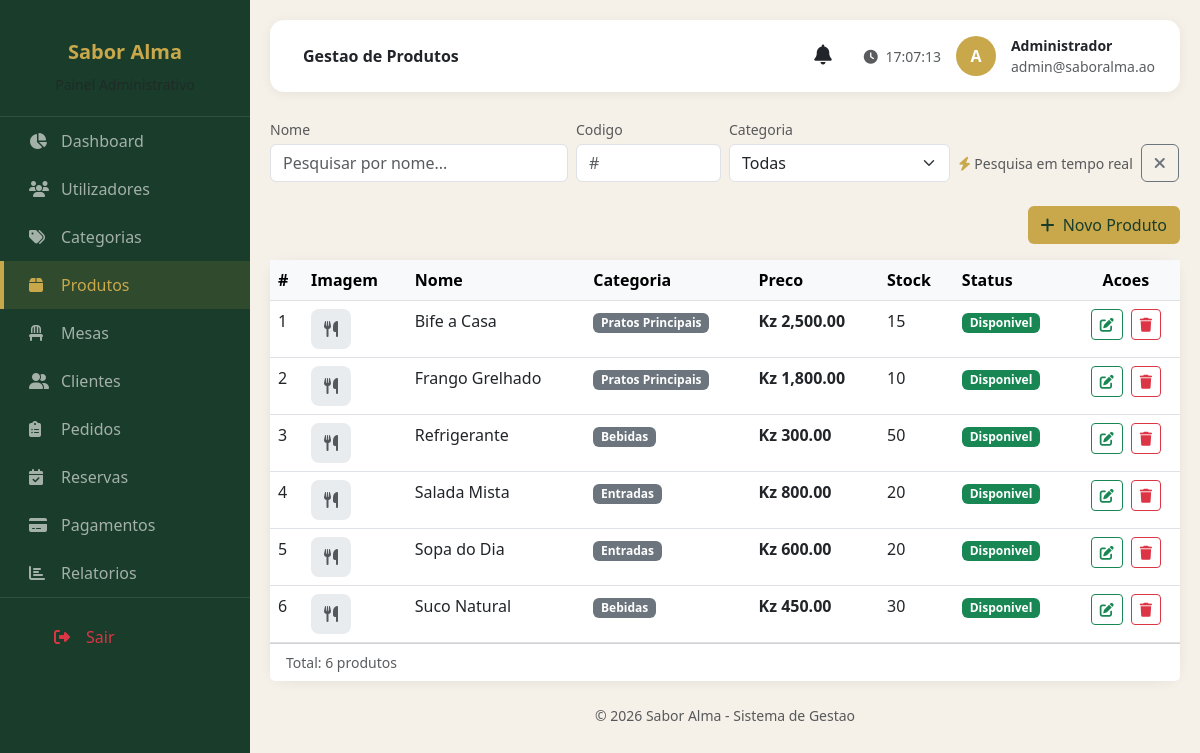
/views/admin/produtos.php (signed in), run on the app's committed database.
### tables this page shows
CREATE TABLE utilizadores (
    id INT AUTO_INCREMENT PRIMARY KEY,
    perfil_id INT NOT NULL,
    nome VARCHAR(100) NOT NULL,
    email VARCHAR(150) NOT NULL UNIQUE,
    senha VARCHAR(255) NOT NULL,
    telefone VARCHAR(20),
    estado ENUM('Ativo', 'Inativo') NOT NULL DEFAULT 'Ativo',
    token_recuperacao VARCHAR(100),
    token_recuperacao_expira DATETIME,
    lembrar_selector VARCHAR(20),
    lembrar_validador_hash VARCHAR(64),
    lembrar_expira DATETIME,
    criado_em DATETIME NOT NULL DEFAULT CURRENT_TIMESTAMP,
    FOREIGN KEY (perfil_id) REFERENCES perfis(id) ON DELETE RESTRICT
);

CREATE TABLE produtos (
    id INT AUTO_INCREMENT PRIMARY KEY,
    categoria_id INT NOT NULL,
    nome VARCHAR(100) NOT NULL,
    descricao TEXT,
    preco DECIMAL(10, 2) NOT NULL,
    estoque INT NOT NULL DEFAULT 0,
    imagem VARCHAR(255),
    estado ENUM('Disponivel', 'Esgotado', 'Indisponivel') NOT NULL DEFAULT 'Disponivel',
    criado_em DATETIME NOT NULL DEFAULT CURRENT_TIMESTAMP,
    FOREIGN KEY (categoria_id) REFERENCES categorias(id) ON DELETE RESTRICT
);

CREATE TABLE categorias (
    id INT AUTO_INCREMENT PRIMARY KEY,
    nome VARCHAR(60) NOT NULL,
    descricao VARCHAR(255),
    estado ENUM('Ativo', 'Inativo') NOT NULL DEFAULT 'Ativo',
    criado_em DATETIME NOT NULL DEFAULT CURRENT_TIMESTAMP
);

### config/Sessao.php (called while the page is built, shortened)
<?php
class Sessao
{
    public static function utilizadorAtual(): ?array
    {
        return $_SESSION['utilizador'] ?? null;
    }
    public static function exigirPerfil(string ...$perfis): array
    {
        $utilizador = self::utilizadorAtual();
        return $utilizador;
    }
}

### models/Model.php (called while the page is built, shortened)
<?php
abstract class Model
{
    protected PDO $pdo;
    protected string $tabela;
    public function __construct()
    {
        $this->pdo = Database::getConexao();
    }
    public function buscarPorId(int $id): array|false
    {
        $stmt = $this->pdo->prepare("SELECT * FROM {$this->tabela} WHERE id = ?");
        $stmt->execute([$id]);
        return $stmt->fetch();
    }
}

### config/Database.php (called while the page is built, shortened)
<?php
class Database
{
    private static ?PDO $conexao = null;
    public static function getConexao(): PDO
    {
        if (self::$conexao === null) {
            $config = require __DIR__ . '/config.php';
            $dsn = "mysql:host={$config['host']};dbname={$config['nome']};charset={$config['charset']}";
            self::$conexao = new PDO($dsn, $config['utilizador'], $config['senha'], [
                PDO::ATTR_ERRMODE => PDO::ERRMODE_EXCEPTION,
                PDO::ATTR_DEFAULT_FETCH_MODE => PDO::FETCH_ASSOC,
                PDO::ATTR_EMULATE_PREPARES => false,
            ]);
        }
        return self::$conexao;
    }
}

### inicializar.php (called while the page is built, shortened)
<?php
require_once __DIR__ . '/config/Database.php';
require_once __DIR__ . '/config/Sessao.php';
require_once __DIR__ . '/config/Validador.php';
require_once __DIR__ . '/models/Model.php';
if (Sessao::estaLogado()) {
    $utilizadorSessao = (new UsuarioModel())->buscarPorId(Sessao::utilizadorAtual()['id']);
}

### config/Validador.php (called while the page is built, shortened)
<?php
class Validador
{
    public static function texto(?string $valor): string
    {
        return trim($valor ?? '');
    }
    public static function inteiro(mixed $valor): int|false
    {
        return filter_var($valor, FILTER_VALIDATE_INT);
    }
}

### models/ProdutoModel.php (called while the page is built, shortened)
<?php
require_once __DIR__ . '/Model.php';
class ProdutoModel extends Model
{
    public function pesquisar(?string $nome, ?int $codigo, ?int $categoriaId, int $pagina = 1, int $porPagina = 10): array
    {
        $condicoes = 'WHERE 1 = 1';
        $parametros = [];
        $totalStmt = $this->pdo->prepare(
            "SELECT COUNT(*) FROM produtos p JOIN categorias c ON c.id = p.categoria_id $condicoes"
        );
        $totalStmt->execute($parametros);
        $total = (int) $totalStmt->fetchColumn();
        $pagina = max(1, $pagina);
        $porPagina = max(1, $porPagina);
        $offset = ($pagina - 1) * $porPagina;
        $sql = "SELECT p.*, c.nome AS categoria_nome
                FROM produtos p
                JOIN categorias c ON c.id = p.categoria_id
                $condicoes
                ORDER BY p.nome
                LIMIT $porPagina OFFSET $offset";
        $stmt = $this->pdo->prepare($sql);
        $stmt->execute($parametros);
        return [
            'produtos' => $stmt->fetchAll(),
            'total' => $total,
            'totalPaginas' => max(1, (int) ceil($total / $porPagina)),
            'paginaAtual' => $pagina,
        ];
    }
}

### views/admin/produtos.php (the view, shortened to what this page needs)
<?php
require_once __DIR__ . "/../../inicializar.php";
$utilizadorLogado = Sessao::exigirPerfil("Administrador", "Operador");
$produtoModel = new ProdutoModel();
$pesquisaNome = Validador::texto($_GET['nome'] ?? '');
$pesquisaCodigo = Validador::inteiro($_GET['codigo'] ?? '') ?: null;
$pesquisaCategoria = Validador::inteiro($_GET['categoria_id'] ?? '') ?: null;
$resultado = $produtoModel->pesquisar($pesquisaNome ?: null, $pesquisaCodigo, $pesquisaCategoria, 1, 10);
$lista = $resultado['produtos'];
?>
<!DOCTYPE html>
<html lang="pt">
<head>
    <link href="https://cdn.jsdelivr.net/npm/bootstrap@5.3.0/dist/css/bootstrap.min.css" rel="stylesheet">
    <link rel="stylesheet" href="https://cdnjs.cloudflare.com/ajax/libs/font-awesome/6.4.0/css/all.min.css">
    <link rel="stylesheet" href="../../assets/css/admin.css">
</head>
<body>
    <div class="sidebar" id="sidebar">
        <div class="logo">
            <h5 style="color: #c9a84c;">Sabor Alma</h5>
            <small class="text-muted">Painel Administrativo</small>
        </div>
        <nav>
            <a href="dashboard.php" class="menu-item"><i class="fas fa-chart-pie"></i> Dashboard</a>
            <a href="utilizadores.php" class="menu-item"><i class="fas fa-users"></i> Utilizadores</a>
            <a href="categorias.php" class="menu-item"><i class="fas fa-tags"></i> Categorias</a>
            <a href="produtos.php" class="menu-item active"><i class="fas fa-box"></i> Produtos</a>
            <a href="mesas.php" class="menu-item"><i class="fas fa-chair"></i> Mesas</a>
            <a href="clientes.php" class="menu-item"><i class="fas fa-user-friends"></i> Clientes</a>
            <a href="pedidos.php" class="menu-item"><i class="fas fa-clipboard-list"></i> Pedidos</a>
            <a href="reservas.php" class="menu-item"><i class="fas fa-calendar-check"></i> Reservas</a>
            <a href="pagamentos.php" class="menu-item"><i class="fas fa-credit-card"></i> Pagamentos</a>
            <a href="relatorios.php" class="menu-item"><i class="fas fa-chart-bar"></i> Relatorios</a>
        </nav>
        <div style="border-top: 1px solid rgba(255,255,255,0.1); padding: 15px 25px;">
            <a href="../cliente/login.php" class="menu-item text-danger" onclick="logout()">
                <i class="fas fa-sign-out-alt"></i> Sair
            </a>
        </div>
    </div>
    <div class="main-content">
        <div class="top-navbar">
            <div>
                <span class="fw-semibold ms-2">Gestao de Produtos</span>
            </div>
            <div class="user-info">
                <?php include __DIR__ . '/_notificacoes-bell.php'; ?>
                <span class="text-muted small d-none d-md-inline">
                    <i class="fas fa-clock me-1"></i> <span id="relogio"></span>
                </span>
                <div class="avatar"><?= htmlspecialchars(strtoupper(substr($utilizadorLogado['nome'], 0, 1))) ?></div>
                <div class="d-none d-sm-block">
                    <div class="fw-semibold small"><?= htmlspecialchars($utilizadorLogado['nome']) ?></div>
                    <div class="text-muted small"><?= htmlspecialchars($utilizadorLogado['email']) ?></div>
                </div>
            </div>
        </div>
        <form id="formPesquisaProdutos" method="get" class="row g-2 mb-4 align-items-end" onsubmit="return false">
            <div class="col-md-4">
                <label class="form-label small text-muted mb-1">Nome</label>
                <input type="text" name="nome" id="pesquisaNomeProduto" class="form-control" placeholder="Pesquisar por nome..." value="<?= htmlspecialchars($pesquisaNome) ?>" oninput="pesquisarProdutosAjax(1)">
            </div>
            <div class="col-md-2">
                <label class="form-label small text-muted mb-1">Codigo</label>
                <input type="number" name="codigo" id="pesquisaCodigoProduto" class="form-control" placeholder="#" value="<?= htmlspecialchars((string) ($pesquisaCodigo ?? '')) ?>" oninput="pesquisarProdutosAjax(1)">
            </div>
            <div class="col-md-3">
                <label class="form-label small text-muted mb-1">Categoria</label>
                <select name="categoria_id" id="pesquisaCategoriaProduto" class="form-select" onchange="pesquisarProdutosAjax(1)">
                    <option value="">Todas</option>
                </select>
            </div>
            <div class="col-md-3 d-flex gap-2">
                <span class="text-muted small align-self-center"><i class="fas fa-bolt" style="color: #c9a84c;"></i> Pesquisa em tempo real</span>
                <button type="button" class="btn btn-outline-secondary" title="Limpar pesquisa" onclick="limparPesquisaProdutos()"><i class="fas fa-times"></i></button>
            </div>
        </form>
        <div class="text-md-end mb-3">
            <button class="btn" style="background: #c9a84c; color: #1a3c2a;" onclick="abrirModalProduto()">
                <i class="fas fa-plus me-1"></i> Novo Produto
            </button>
        </div>
        <div class="card card-dashboard p-0">
            <div class="table-responsive">
                <table class="table table-hover mb-0">
                    <thead class="table-light">
                        <tr>
                            <th>#</th>
                            <th>Imagem</th>
                            <th>Nome</th>
                            <th>Categoria</th>
                            <th>Preco</th>
                            <th>Stock</th>
                            <th>Status</th>
                            <th class="text-center">Acoes</th>
                        </tr>
                    </thead>
                    <tbody id="tabelaProdutos">
                        <?php foreach ($lista as $i => $p): ?>
                            <tr>
                                <td><?= $i + 1 ?></td>
                                <td>
                                    <?php if ($p['imagem']): ?>
                                        <img src="../../assets/uploads/<?= htmlspecialchars($p['imagem']) ?>" alt="" style="width: 40px; height: 40px; object-fit: cover; border-radius: 8px;">
                                    <?php else: ?>
                                        <div style="width: 40px; height: 40px; background: #e9ecef; border-radius: 8px; display: flex; align-items: center; justify-content: center;"><i class="fas fa-utensils text-muted"></i></div>
                                    <?php endif; ?>
                                </td>
                                <td><?= htmlspecialchars($p['nome']) ?></td>
                                <td><span class="badge bg-secondary"><?= htmlspecialchars($p['categoria_nome']) ?></span></td>
                                <td><strong>Kz <?= number_format((float) $p['preco'], 2) ?></strong></td>
                                <td><?= (int) $p['estoque'] ?></td>
                                <td><span class="badge bg-<?= $p['estado'] === 'Disponivel' ? 'success' : ($p['estado'] === 'Esgotado' ? 'danger' : 'warning') ?>"><?= htmlspecialchars($p['estado']) ?></span></td>
                                <td class="text-center">
                                    <button type="button" class="btn btn-sm btn-outline-success me-1"
                                        onclick="editarProduto(this)"
                                        data-id="<?= $p['id'] ?>"
                                        data-nome="<?= htmlspecialchars($p['nome']) ?>"
                                        data-categoria-id="<?= $p['categoria_id'] ?>"
                                        data-preco="<?= $p['preco'] ?>"
                                        data-estoque="<?= $p['estoque'] ?>"
                                        data-estado="<?= htmlspecialchars($p['estado']) ?>"
                                        data-descricao="<?= htmlspecialchars($p['descricao'] ?? '') ?>">
                                        <i class="fas fa-edit"></i>
                                    </button>
                                    <button type="button" class="btn btn-sm btn-outline-danger" onclick="eliminarProduto(<?= $p['id'] ?>)">
                                        <i class="fas fa-trash"></i>
                                    </button>
                                </td>
                            </tr>
                        <?php endforeach; ?>
                    </tbody>
                </table>
            </div>
            <div class="card-footer bg-white d-flex justify-content-between align-items-center flex-wrap gap-2">
                <span class="text-muted small" id="totalProdutos">Total: <?= $resultado['total'] ?> produtos</span>
            </div>
        </div>
        <footer class="text-center text-muted small mt-4">&copy; 2026 Sabor Alma - Sistema de Gestao</footer>
    </div>
</body>
</html>

### views/admin/_notificacoes-bell.php (shortened to what this page needs)
<div class="dropdown me-2">
    <button class="btn btn-link text-dark position-relative p-2" type="button" data-bs-toggle="dropdown" aria-expanded="false" title="Notificacoes">
        <i class="fas fa-bell fs-5"></i>
    </button>
</div>

### assets/css/admin.css (style rules this page uses)
:root { --verde-escuro: #1a3c2a; --dourado: #c9a84c; --creme: #f5f0e8; }
* { margin: 0; padding: 0; box-sizing: border-box; }
body { font-family: 'Segoe UI', Tahoma, Geneva, Verdana, sans-serif; background: var(--creme); }
.sidebar { position: fixed; top: 0; left: 0; height: 100vh; width: 250px; background: var(--verde-escuro); padding: 20px 0; overflow-y: auto; z-index: 1000; transition: transform 0.3s ease; }
.sidebar .logo { text-align: center; padding: 20px; border-bottom: 1px solid rgba(255,255,255,0.1); }
.sidebar .logo h5 { color: var(--dourado); font-weight: 700; }
.sidebar .logo small { color: rgba(255,255,255,0.5); }
.sidebar .menu-item { display: flex; align-items: center; padding: 12px 25px; color: rgba(255,255,255,0.6); text-decoration: none; gap: 12px; transition: all 0.3s; border-left: 4px solid transparent; }
.sidebar .menu-item.active { background: rgba(201, 168, 76, 0.12); color: var(--dourado); border-left-color: var(--dourado); }
.sidebar .menu-item i { width: 20px; }
.sidebar .menu-item.text-danger { color: #dc3545 !important; }
.main-content { margin-left: 250px; padding: 20px; min-height: 100vh; transition: margin-left 0.3s ease; }
.top-navbar { background: white; padding: 15px 25px; border-radius: 14px; box-shadow: 0 2px 12px rgba(0,0,0,0.06); display: flex; justify-content: space-between; align-items: center; margin-bottom: 25px; }
.top-navbar .user-info { display: flex; align-items: center; gap: 15px; }
.top-navbar .avatar { width: 40px; height: 40px; border-radius: 50%; background: var(--dourado); color: white; display: flex; align-items: center; justify-content: center; font-weight: 700; }
.card-dashboard { border: none; border-radius: 16px; box-shadow: 0 2px 12px rgba(0,0,0,0.06); background: white; transition: all 0.3s; }

### data on the page
utilizadores: nome "A", nome "Administrador", email "admin@saboralma.ao"
produtos: nome "Bife a Casa", categoria.nome "Pratos Principais", preco "2,500.00", estoque "15", estado "Disponivel"
produtos: nome "Frango Grelhado", categoria.nome "Pratos Principais", preco "1,800.00", estoque "10", estado "Disponivel"
produtos: nome "Refrigerante", categoria.nome "Bebidas", preco "300.00", estoque "50", estado "Disponivel"
produtos: nome "Salada Mista", categoria.nome "Entradas", preco "800.00", estoque "20", estado "Disponivel"
produtos: nome "Sopa do Dia", categoria.nome "Entradas", preco "600.00", estoque "20", estado "Disponivel"
produtos: nome "Suco Natural", categoria.nome "Bebidas", preco "450.00", estoque "30", estado "Disponivel"

### other printed values
$resultado['total'] "6"
